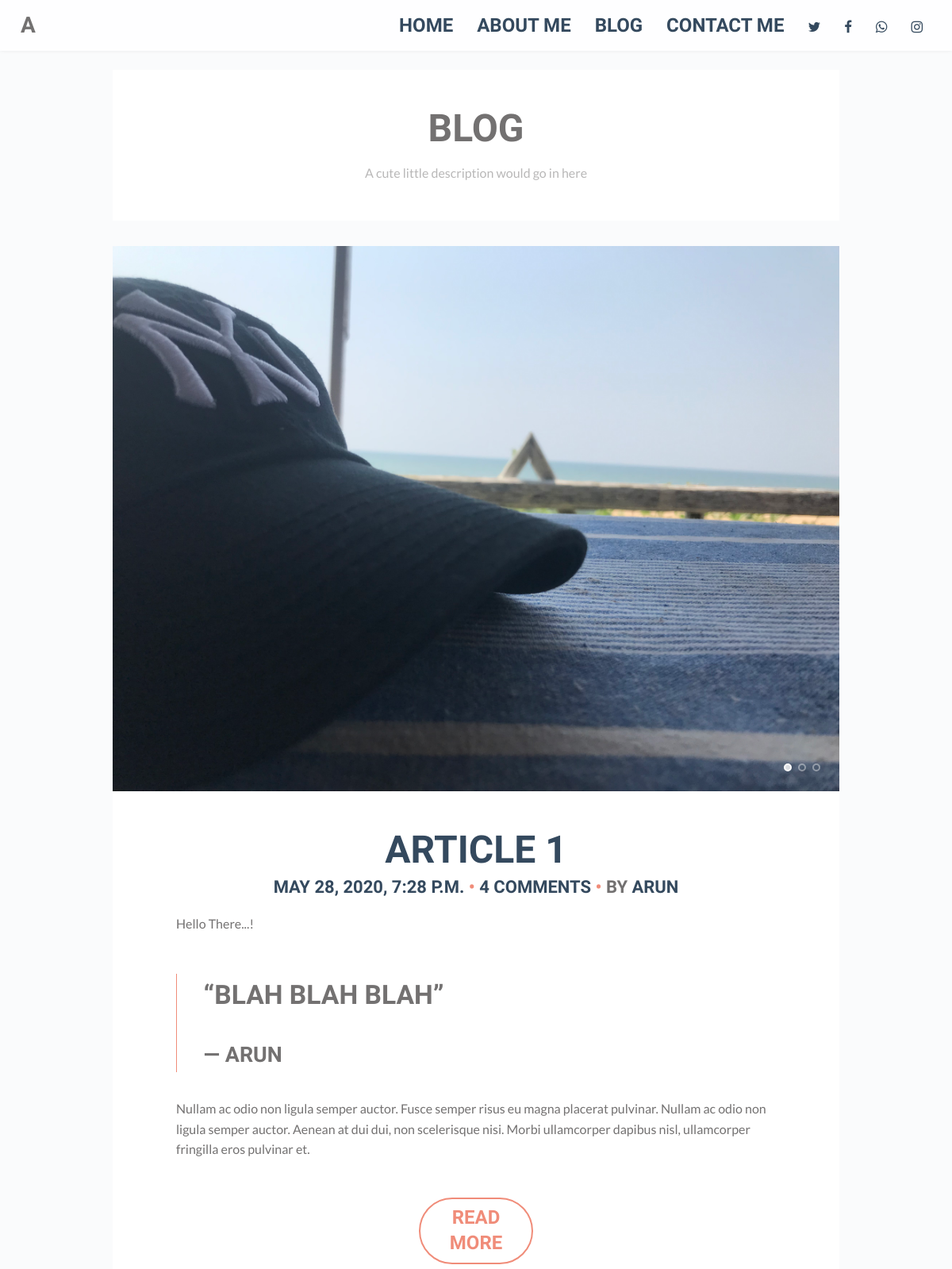
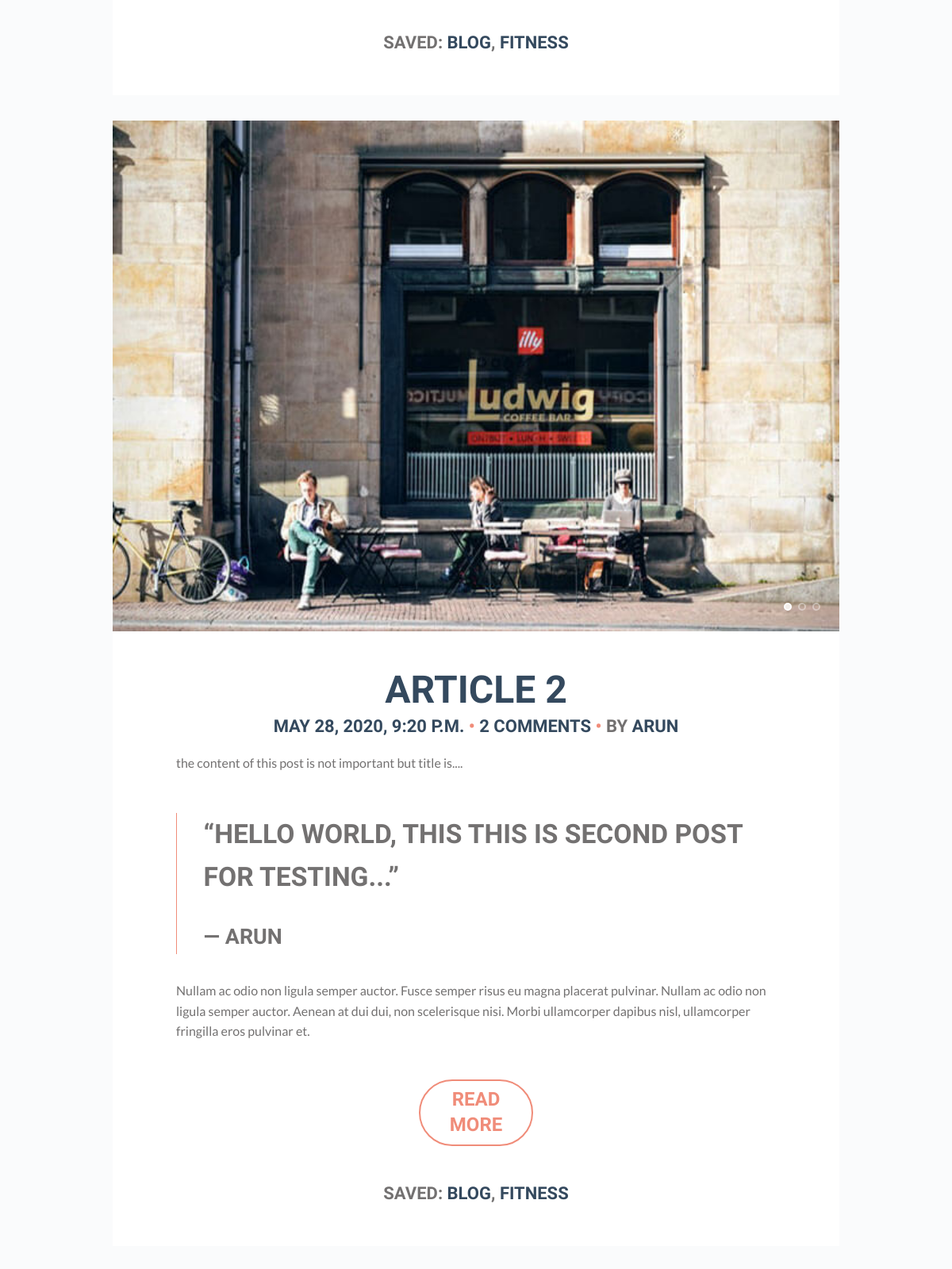
The app's page /articles/ (upper part) with its own data (2 pictures, top to bottom).
### articles/models.py (models this page shows, shortened)
class Article(models.Model):
    title           = models.CharField(max_length=100)
    slug            = models.SlugField()
    body            = models.TextField()
    image_1         = models.FileField(default='default.jpg', blank=True)
    image_2         = models.FileField(default='default.jpg', blank=True)
    image_3         = models.FileField(default='default.jpg', blank=True)
    date            = models.DateTimeField(auto_now_add=True)
    comment_count   = models.IntegerField(default=0)
    content         = HTMLField()
    author          = models.ForeignKey(Author, on_delete=models.CASCADE)
    featured        = models.BooleanField(default=False)

class Author(models.Model):
    user            = models.OneToOneField(User, on_delete=models.CASCADE)
    profile_picture = models.ImageField()
    aboutme         = models.TextField(blank = True)
    def __str__(self):
        return self.user.username

### articles/views.py (the view)
def blog_list(request):
    blogs = Article.objects.all().order_by('date')
    author      = Author.objects.all()
    context = {
        'articles':blogs,
        'author': author
    }
    return render(request,'articles/blog.html',context)

### articles/templates/articles/blog.html (shortened to what this page needs)
{% extends 'base.html' %}
{% load static from staticfiles %}
{% block content %}
<div class="wrap full-wrap">
    <div class="main-wrap">
        <section class="main main-archive">
            <article class="post result">
                <div class="inner">
                    <h1 class="searching">Blog</h1>
                    <p>A cute little description would go in here</p>
                </div>
            </article>
              {% for article in articles %}
            <div class="loop">
                <article class="post format-gallery post_format-post-format-gallery">
                    <a href="{% url 'articles:detail' slug=article.slug %}"
                       title="Running through Chicago">
                        <div class="part-gallery">
                            <div class="flexslider">
                                <ul class="slides">
                                    <li><span class="post-image"><img src="{{ article.image_1.url }}"
                                                                      alt="Run-3"/></span></li>
                                </ul>
                            </div>
                        </div>
                    </a>
                    <div class="inner">
                        <h2 class="entry-title">
                              <div class="article">
                                  <h2><a href="{% url 'articles:detail' slug=article.slug %}">{{ article.title }}</a></h2>
                        </h2>
                        <ul class="meta top">
                            <li class="time">
                                <a href="#"
                                   title="Running through Chicago">
                                    <time class="post-date updated" datetime="2015-02-01">{{ article.date }}</time>
                                </a></li>
                            <li class="comments post-tags">
                                <a href="#">{{ article.comment_count }} Comments</a></li>
                            <li class="author-m post-tags">
                                By <span class="vcard author post-author"><span class="fn"><a
                                    href="#"
                                    title="Posts by Clare Smith" rel="author">{{ article.author }}</a></span></span>
                            </li>
                        </ul>
                        <div class="post-content">
                            <p>{{ article.content }}</p>
                            <blockquote><p>“{{ article.body }}”<cite>{{ article.author }}</cite></p></blockquote>
                            <p>Nullam ac odio non ligula semper auctor. Fusce semper risus eu magna placerat pulvinar.
                                Nullam ac odio non ligula semper auctor. Aenean at dui dui, non scelerisque nisi. Morbi
                                ullamcorper dapibus nisl, ullamcorper fringilla eros pulvinar et. <a
                                        href="{% url 'articles:detail' slug=article.slug %}"
                                        class="more-link">Read More</a></p>
                        </div>
                        <ul class="meta bottom">
                            <li class="cat post-tags">Saved: <a
                                    href="#">Blog</a>,
                                <a href="#">Fitness</a>
                            </li>
                        </ul>
                    </div>
                </article>
            </div>
              {% endfor %}
        </section>
    </div>
</div>
{% endblock content %}

### templates/base.html (shortened to what this page needs)
<!DOCTYPE html>
<html class="home blog no-js" lang="en-US">
  {% include "head.html" %}
  <body class="home sticky-menu sidebar-off" id="top">
      {% include 'header.html' %}
      {% block content %}
      {% endblock content %}
  </body>
</html>

### templates/head.html (shortened to what this page needs)
{% load static from staticfiles %}
<head>
  <link rel="stylesheet" href="https://stackpath.bootstrapcdn.com/font-awesome/4.7.0/css/font-awesome.min.css"
        type="text/css" media="all"/>
  <link rel="stylesheet" href="{% static 'css/style.css' %}" type="text/css" media="screen"/>
  <link rel="stylesheet" href="{% static 'css/print.css' %}" type="text/css" media="print"/>
</head>

### templates/header.html
<header class="header">
    <div class="header-wrap">
        <div class="logo plain logo-left">
            <div class="site-title">
                <a href="{% url 'home' %}" title="Go to Home">A</a>
            </div>
        </div>
        <nav id="nav" role="navigation">
            <div class="table">
                <div class="table-cell">
                    <ul id="menu-menu-1">
                        <li class="menu-item">
                            <a href="{% url 'home' %}">Home</a></li>
                        <li class="menu-item">
                            <a href="{% url 'about' %}">About me</a></li>
                        <li class="menu-item">
                            <a href="{% url 'articles:list' %}">Blog</a>
                        </li>
                        <li class="menu-item">
                            <a href="{% url 'contact' %}">Contact me</a></li>
                        <li class="menu-inline menu-item">
                            <a title="Twitter" href="http://twitter.com/">
                                <i class="fa fa-twitter"></i><span class="i">Twitter</span>
                            </a></li>
                        <li class="menu-inline menu-item">
                            <a title="Facebook" href="http://www.facebook.com/">
                                <i class="fa fa-facebook"></i><span class="i">Facebook</span>
                            </a></li>
                        <li class="menu-inline menu-item">
                            <a title="Whatsapp" href="#"><i class="fa fa-whatsapp"></i><span class="i">Whatsapp</span></a>
                        </li>
                        <li class="menu-inline menu-item">
                            <a title="Instagram" href="https://www.instagram.com/">
                                <i class="fa fa-instagram"></i><span class="i">Instagram</span>
                            </a>
                        </li>
                    </ul>
                </div>
            </div>
        </nav>
    </div>
</header>

### templates/footer.html (shortened to what this page needs)
{% load static from staticfiles %}

### assets/css/print.css (style rules this page uses)
* { background: transparent !important; color: black !important; text-shadow: none !important; filter:none !important; -ms-filter: none !important; }
a, a:visited { color: #444 !important; text-decoration: underline; }
a[href]:after { content: " (" attr(href) ")"; }
.ir a:after, a[href^="javascript:"]:after, a[href^="#"]:after { content: ""; }
pre, blockquote { border: 1px solid #999; page-break-inside: avoid; }
tr, img { page-break-inside: avoid; }
p, h2, h3 { orphans: 3; widows: 3; }
h2, h3 { page-break-after: avoid; }
body { font-size: 14px; font-family: Arial, Verdana, sans-serif; }
section, div, article, aside, header .strap { float: left; width:100%; }
nav, #searchform, .flexslider, footer .right, footer .credit, footer ul, .sidebar, .navigation, #respond, .contact-form, section.footer { display:none; }
h1 { font-size: 200%; margin-bottom: 0; }
h2 { font-size: 180%; }
header { padding: 20px 0; }
.portfolio a[href]:after, header a[href]:after, .archive a[href]:after { content: ""; }

### records on screen
Article: image_1 (picture), title "ARTICLE 1", date "MAY 28, 2020, 7:28 P.M.", comment_count "4", author "ARUN", content "Hello There...!", body "BLAH BLAH BLAH"
Article: image_1 (picture), title "ARTICLE 2", date "MAY 28, 2020, 9:20 P.M.", comment_count "2", author "ARUN", content "the content of this post is not important but title is....", body "HELLO WORLD, THIS THIS IS SECOND POST FOR TESTING..."
